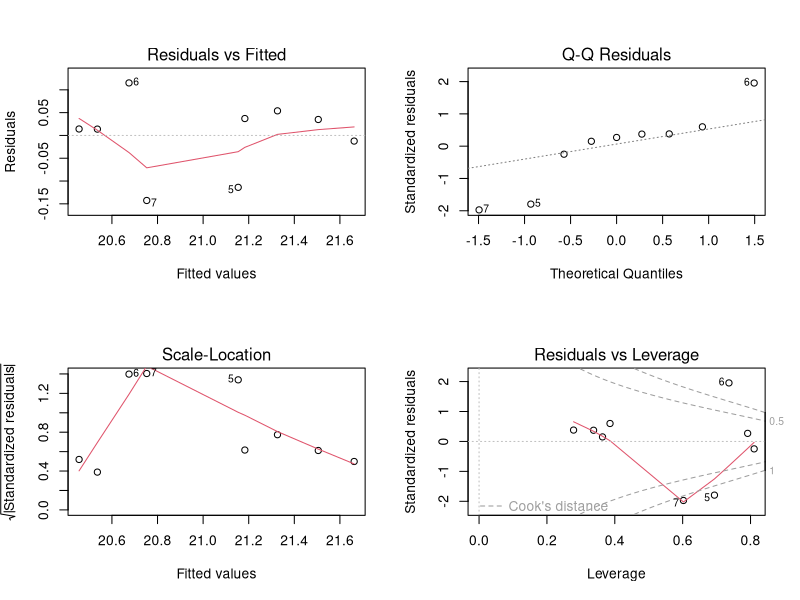
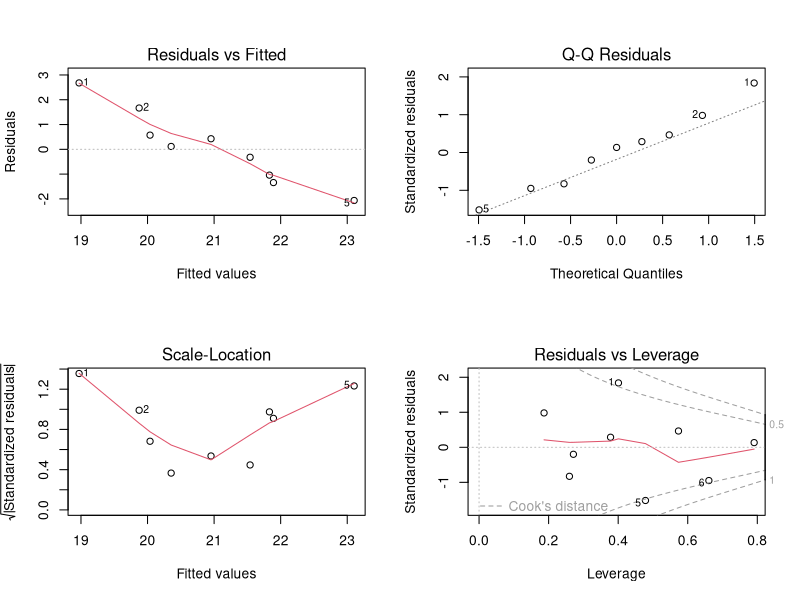
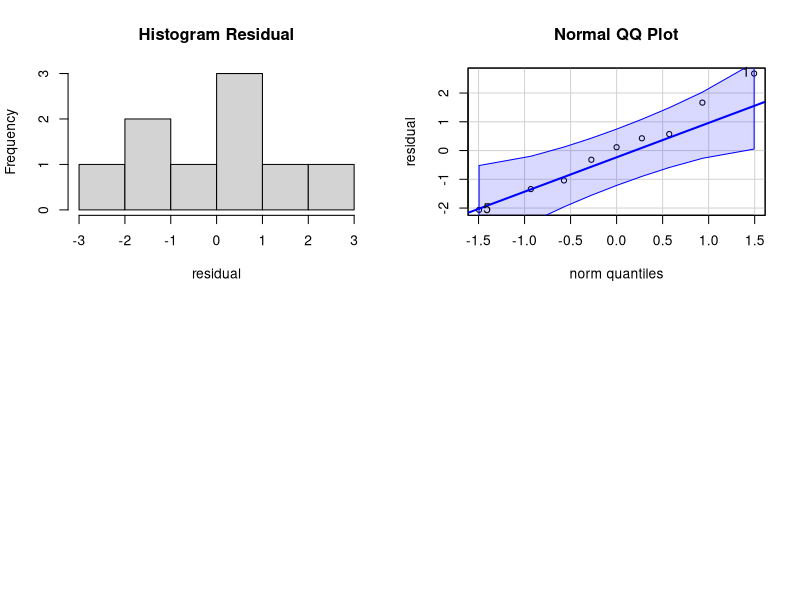

Write R code to recreate these figures, in order.
## ---- chunk 1
library(caTools)
data = read.csv("Dataset/data_pdb_ekspor_impor.csv")
split = sample.split(data, SplitRatio = 0.8)
training_set = subset(data, split == TRUE)
testing_set = subset(data, split == FALSE)
head(training_set)
## ---- chunk 2
sum(is.na(training_set))
sum(is.na(testing_set))
## ---- chunk 3
summary(training_set)
## ---- chunk 4
model1 = lm(data$Proporsi.Nilai.Tambah.Sektor.Industri.Manufaktur.Terhadap.PDB~data$Nilai.Ekspor..US...+data$Berat.Ekspor..KG.+data$Nilai.Impor..US...+data$Berat.Impor..KG., data = training_set)
summary(model1)
## ---- chunk 5
par(mfrow = c(2,2))
plot(model1)
## ---- chunk 6
model2 = lm(data$Proporsi.Nilai.Tambah.Sektor.Industri.Manufaktur.Terhadap.PDB~0+data$Nilai.Ekspor..US...+data$Berat.Ekspor..KG.+data$Nilai.Impor..US...+data$Berat.Impor..KG., data = training_set)
summary(model2)
## ---- chunk 7
par(mfrow = c(2,2))
plot(model2)
## ---- chunk 8
residual = resid(model2)
library(nortest)
lillie.test(residual)
## ---- chunk 9
hist(residual, main = "Histogram Residual")
## ---- chunk 10
library(lmtest)
library(car)
library(timeSeries)
qqPlot(residual,distribution="norm",main="Normal QQ Plot")
## ---- chunk 11
bptest(model2,studentize = F)
## ---- chunk 12
dwtest(model2)
## ---- chunk 13
vif(model2)
## ---- chunk 14
training_set$complete = "Y"
testing_set$complete = "N"

dataset_merged_surveys = rbind(training_set, testing_set)
dataset_merged_surveys$complete = as.numeric(dataset_merged_surveys$complete )
## ---- chunk 15
NumericasCompleteRespones = dataset_merged_surveys[,c(2,3,5,6)]
cor(dataset_merged_surveys[,c(2,3,4,5,6)])
